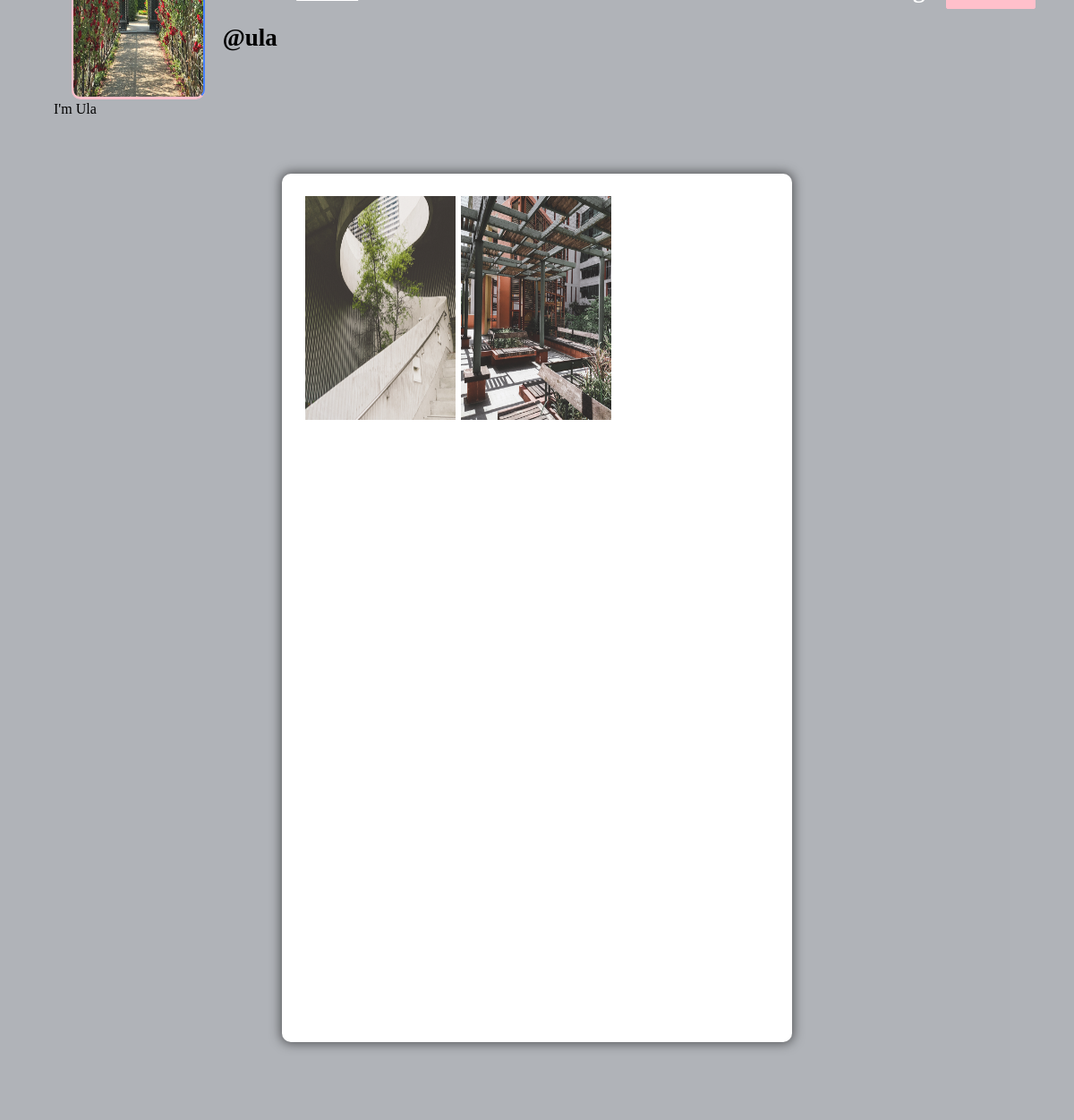
Page /profile/ula (signed in) on the committed database.
### core/models.py (models this page shows, shortened)
class Profile(models.Model):
    user = models.ForeignKey(User, on_delete=models.CASCADE)
    id_user = models.IntegerField()
    bio = models.TextField(blank=True) #allow to be blank
    profileimg = models.ImageField(upload_to='profile_images', default='blank-profile-picture.png')
    location = models.CharField(max_length=100, blank=True)

class Post(models.Model):
    id = models.UUIDField(primary_key=True, default=uuid.uuid4)
    user = models.CharField(max_length=100)
    image = models.ImageField(upload_to='post_images')
    caption = models.TextField()
    created_at = models.DateTimeField(default=datetime.now)
    no_of_likes = models.IntegerField(default=0)

### core/views.py (the view)
# urls.py: path('profile/<str:pk>', views.profile, name='profile'),
@login_required(login_url='signin')
def profile(request, pk):
    user_objects = User.objects.get(username=pk)
    user_profile = Profile.objects.get(user=user_objects)
    user_posts = Post.objects.filter(user=pk)
    user_posts_length = len(user_posts)
    follower = request.user.username
    user = pk
    if FollowersCount.objects.filter(follower=follower, user=user).first():
        button_text = "Unfollow"
    else:
        button_text = "Follow"
    user_followers = len(FollowersCount.objects.filter(user=pk))
    user_following = len(FollowersCount.objects.filter(follower=pk))
    context = {
        'user_objects': user_objects,
        'user_profile': user_profile,
        'user_posts': user_posts,
        'user_post_length': user_posts_length,
        'button_text': button_text,
        'user_followers':user_followers,
        'user_following': user_following
    }
    return render(request, 'profile.html', context)

### templates/profile.html (shortened to what this page needs)
{% load static %}
<!DOCTYPE html>
<html lang="en">
<head>
    <link rel="stylesheet" href="{% static 'css/main.min.css' %}">
    <link rel="stylesheet" href="{% static 'css/style.css' %}">
    <link rel="stylesheet" href="{% static 'css/color.css' %}">
    <link rel="stylesheet" href="{% static 'css/responsive.css' %}">
</head>
<body>
	<section>
			<div class="feature-photo">
				<figure><img src="{% static 'images/resources/timeline-1.jpg' %}" alt=""></figure>
				<form action="/follow" method="POST">
					<div class="add-btn">
					{% if user_objects.username == user.username %}
						<a href="/settings" data-ripple="">Account Settings</a>
					{% else %}
						<a data-ripple=""><button type="submit" style="background-color: #ffc0cb; border: #ffc0cb;">{{button_text}}</button></a>
					{% endif %}
					</div>
				</form>
				<div class="container-fluid">
					<div class="row merged">
						<div class="col-lg-2 col-sm-3">
							<div class="user-avatar">
								<figure>
									<img src="{{user_profile.profileimg.url}}" style="height: 250px; width: 100%;" alt="">
								</figure>
							</div>
						</div>
						<div class="col-lg-10 col-sm-9">
							<div class="timeline-info">
								<ul>
									<li class="admin-name">
									  <h5 style="color: black;white-space: nowrap; width: 110px; font-size: 27px;"><b>@{{user_profile.user.username}}</b></h5>
									</li>
								</ul>
							</div>
						</div>
					</div>
				</div>
			</div>
		</section>
		<section>
			<div class="bio">
				{{user_profile.bio}}
			</div>
		</section>
	<section>
		<div class="gap gray-bg">
			<div class="container-fluid">
				<div class="row">
					<div class="col-lg-12">
						<div class="row" id="page-contents">
							<div class="col-lg-3">
								<aside class="sidebar static">
								</aside>
							</div>
							<div class="col-lg-6">
								<div class="central-meta">
									<ul class="photos">
										{% for post in user_posts%}
										<li>
											<a class="strip" href="{{post.image.url}}" title="" data-strip-group="mygroup" data-strip-group-options="loop: false">
												<img src="{{post.image.url}}" style="height: 250px; width: 300px;" alt=""></a>
										</li>
										{%endfor%}
									</ul>
								</div>
							</div>
							<div class="col-lg-3">
								<aside class="sidebar static">
								</aside>
							</div>
						</div>
					</div>
				</div>
			</div>
		</div>
	</section>
</body>
</html>

### static/css/color.css (style rules this page uses)
#nprogress .bar, .timeline-info > ul li a::before, .add-btn > a, .activitiez > li::before, form button, .colla-apps > li a:hover, a.underline:before, .setting-row input:checked + label, .user-avatar:hover .edit-phto, .error-meta > a, .color-bg, .add-butn, .nav.nav-tabs.likes-btn > li a.active, a.dislike-btn, .drop > a:hover, .btn-view.btn-load-more:hover, .accordion .card h5 button[aria-expanded="true"], .chat-head, .f-page > figure em, .inbox-panel-head > ul > li > a, .nav-tabs--left .nav-link.active, .nav-tabs--left .nav-link.active:hover, footer .widget-title h4::before, #topcontrol, .sidebar .widget-title::before, .f-title::before, .g-post-classic > figure > i::after, .purify > a, .help-list > a:hover, .open-position::before, .info > a, .category-box:hover, .category-box.selected, a.main-btn, .section-heading::before, .getquot-baner, .more-branches > h4::before, .is-helpful > a, .cart-optionz > li > a:hover, .paginationz > li a:hover, .paginationz > li a.active, .shopping-cart, a.btn2:hover, .form-submit > input[type="submit"], button.submit-checkout, .delete-cart:hover, .proceed .button, .amount-area .update-cart, a.addnewforum, .apply-bttons > a { background: orange; }

### static/css/responsive.css (style rules this page uses)
@media screen and (max-width: 1281px) and (min-width: 1024px) { .photos > li { min-width: 32.2%; width: 32.2%; } }
@media screen and (max-width: 1281px) and (min-width: 1024px) { .timeline-info { line-height: 51px; } }
@media screen and (max-width: 1281px) and (min-width: 1024px) { .timeline-info .admin-name > h5 { font-size: 20px; } }
@media screen and (max-width: 1281px) and (min-width: 1024px) { .user-avatar { width: 80.2% } }

### rows in the picture
Profile: profileimg (picture), user.username "ula", bio "I'm Ula"
Post: image (picture)
Post: image (picture)
